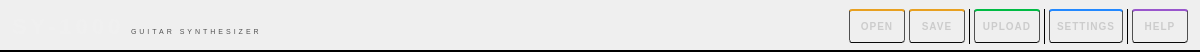
<?xml version="1.0" encoding="UTF-8"?>
<ui version="4.0">
 <class>ConsoleToolBar</class>
 <widget class="QWidget" name="ConsoleToolBar">
  <property name="geometry">
   <rect>
    <x>0</x>
    <y>0</y>
    <width>1200</width>
    <height>52</height>
   </rect>
  </property>
  <property name="sizePolicy">
   <sizepolicy hsizetype="Expanding" vsizetype="Fixed">
    <horstretch>1</horstretch>
    <verstretch>0</verstretch>
   </sizepolicy>
  </property>
  <property name="minimumSize">
   <size>
    <width>400</width>
    <height>52</height>
   </size>
  </property>
  <property name="maximumSize">
   <size>
    <width>16777215</width>
    <height>52</height>
   </size>
  </property>
  <property name="styleSheet">
   <string notr="true">QWidget#ConsoleToolBar {
    background: qlineargradient(x1:0, y1:0, x2:0, y2:1,
        stop:0 #2e2e2e, stop:1 #1a1a1a);
    border-bottom: 2px solid #000000;
}</string>
  </property>
  <layout class="QHBoxLayout" name="mainLayout">
   <property name="spacing">
    <number>4</number>
   </property>
   <property name="leftMargin">
    <number>12</number>
   </property>
   <property name="topMargin">
    <number>0</number>
   </property>
   <property name="rightMargin">
    <number>12</number>
   </property>
   <property name="bottomMargin">
    <number>0</number>
   </property>
   <item>
    <widget class="QLabel" name="modelLabel">
     <property name="sizePolicy">
      <sizepolicy hsizetype="Fixed" vsizetype="Preferred">
       <horstretch>0</horstretch>
       <verstretch>0</verstretch>
      </sizepolicy>
     </property>
     <property name="styleSheet">
      <string notr="true">font-family: 'Avenir Next Condensed', 'Eurostile', Arial;
font-size: 22px; font-weight: 800; color: #f0f0f0;
letter-spacing: 4px; background: transparent; border: none;</string>
     </property>
     <property name="text">
      <string>SY-1000</string>
     </property>
     <property name="textFormat">
      <enum>Qt::TextFormat::MarkdownText</enum>
     </property>
    </widget>
   </item>
   <item>
    <widget class="QLabel" name="subtitleLabel">
     <property name="sizePolicy">
      <sizepolicy hsizetype="Fixed" vsizetype="Preferred">
       <horstretch>0</horstretch>
       <verstretch>0</verstretch>
      </sizepolicy>
     </property>
     <property name="styleSheet">
      <string notr="true">font-family: Arial; font-size: 7px; font-weight: normal;
color: #505050; letter-spacing: 3px; background: transparent; border: none;
padding-top: 10px;</string>
     </property>
     <property name="text">
      <string>GUITAR SYNTHESIZER</string>
     </property>
    </widget>
   </item>
   <item>
    <spacer name="midSpacer">
     <property name="orientation">
      <enum>Qt::Orientation::Horizontal</enum>
     </property>
     <property name="sizeHint" stdset="0">
      <size>
       <width>40</width>
       <height>20</height>
      </size>
     </property>
    </spacer>
   </item>
   <item>
    <widget class="QPushButton" name="btnOpen">
     <property name="minimumSize">
      <size>
       <width>56</width>
       <height>34</height>
      </size>
     </property>
     <property name="maximumSize">
      <size>
       <width>56</width>
       <height>34</height>
      </size>
     </property>
     <property name="cursor">
      <cursorShape>PointingHandCursor</cursorShape>
     </property>
     <property name="toolTip">
      <string>Open patch file  Ctrl+O</string>
     </property>
     <property name="styleSheet">
      <string notr="true">QPushButton {
    background: qlineargradient(x1:0,y1:0,x2:0,y2:1,
        stop:0 #404040, stop:0.45 #2e2e2e, stop:1 #202020);
    border: 1px solid #505050; border-top: 2px solid #e8a020;
    border-bottom: 1px solid #0a0a0a; border-radius: 3px;
    color: #cccccc; font-family: 'Avenir Next Condensed', Arial;
    font-size: 10px; font-weight: 700; letter-spacing: 1px;
}
QPushButton:hover {
    background: qlineargradient(x1:0,y1:0,x2:0,y2:1,
        stop:0 #505050, stop:0.45 #3e3e3e, stop:1 #2c2c2c);
    border-color: #686868; border-top: 2px solid #f0b030; color: #ffffff;
}
QPushButton:pressed {
    background: qlineargradient(x1:0,y1:0,x2:0,y2:1,
        stop:0 #181818, stop:0.6 #202020, stop:1 #2a2a2a);
    border-top: 2px solid #b07010; color: #909090;
}</string>
     </property>
     <property name="text">
      <string>OPEN</string>
     </property>
    </widget>
   </item>
   <item>
    <widget class="QPushButton" name="btnSave">
     <property name="minimumSize">
      <size>
       <width>56</width>
       <height>34</height>
      </size>
     </property>
     <property name="maximumSize">
      <size>
       <width>56</width>
       <height>34</height>
      </size>
     </property>
     <property name="cursor">
      <cursorShape>PointingHandCursor</cursorShape>
     </property>
     <property name="toolTip">
      <string>Save patch  Ctrl+Shift+G</string>
     </property>
     <property name="styleSheet">
      <string notr="true">QPushButton {
    background: qlineargradient(x1:0,y1:0,x2:0,y2:1,
        stop:0 #404040, stop:0.45 #2e2e2e, stop:1 #202020);
    border: 1px solid #505050; border-top: 2px solid #e8a020;
    border-bottom: 1px solid #0a0a0a; border-radius: 3px;
    color: #cccccc; font-family: 'Avenir Next Condensed', Arial;
    font-size: 10px; font-weight: 700; letter-spacing: 1px;
}
QPushButton:hover {
    background: qlineargradient(x1:0,y1:0,x2:0,y2:1,
        stop:0 #505050, stop:0.45 #3e3e3e, stop:1 #2c2c2c);
    border-color: #686868; border-top: 2px solid #f0b030; color: #ffffff;
}
QPushButton:pressed {
    background: qlineargradient(x1:0,y1:0,x2:0,y2:1,
        stop:0 #181818, stop:0.6 #202020, stop:1 #2a2a2a);
    border-top: 2px solid #b07010; color: #909090;
}</string>
     </property>
     <property name="text">
      <string>SAVE</string>
     </property>
    </widget>
   </item>
   <item>
    <widget class="QFrame" name="sep1">
     <property name="minimumSize">
      <size>
       <width>1</width>
       <height>0</height>
      </size>
     </property>
     <property name="maximumSize">
      <size>
       <width>1</width>
       <height>16777215</height>
      </size>
     </property>
     <property name="styleSheet">
      <string notr="true">background: #444444; margin-top: 9px; margin-bottom: 9px;</string>
     </property>
     <property name="frameShape">
      <enum>QFrame::Shape::VLine</enum>
     </property>
     <property name="frameShadow">
      <enum>QFrame::Shadow::Plain</enum>
     </property>
    </widget>
   </item>
   <item>
    <widget class="QPushButton" name="btnUpload">
     <property name="minimumSize">
      <size>
       <width>66</width>
       <height>34</height>
      </size>
     </property>
     <property name="maximumSize">
      <size>
       <width>66</width>
       <height>34</height>
      </size>
     </property>
     <property name="cursor">
      <cursorShape>PointingHandCursor</cursorShape>
     </property>
     <property name="toolTip">
      <string>Send patch to SY-1000</string>
     </property>
     <property name="styleSheet">
      <string notr="true">QPushButton {
    background: qlineargradient(x1:0,y1:0,x2:0,y2:1,
        stop:0 #404040, stop:0.45 #2e2e2e, stop:1 #202020);
    border: 1px solid #505050; border-top: 2px solid #00bb44;
    border-bottom: 1px solid #0a0a0a; border-radius: 3px;
    color: #cccccc; font-family: 'Avenir Next Condensed', Arial;
    font-size: 10px; font-weight: 700; letter-spacing: 1px;
}
QPushButton:hover {
    background: qlineargradient(x1:0,y1:0,x2:0,y2:1,
        stop:0 #505050, stop:0.45 #3e3e3e, stop:1 #2c2c2c);
    border-color: #686868; border-top: 2px solid #00ee55; color: #ffffff;
}
QPushButton:pressed {
    background: qlineargradient(x1:0,y1:0,x2:0,y2:1,
        stop:0 #181818, stop:0.6 #202020, stop:1 #2a2a2a);
    border-top: 2px solid #008833; color: #909090;
}</string>
     </property>
     <property name="text">
      <string>UPLOAD</string>
     </property>
    </widget>
   </item>
   <item>
    <widget class="QFrame" name="sep2">
     <property name="minimumSize">
      <size>
       <width>1</width>
       <height>0</height>
      </size>
     </property>
     <property name="maximumSize">
      <size>
       <width>1</width>
       <height>16777215</height>
      </size>
     </property>
     <property name="styleSheet">
      <string notr="true">background: #444444; margin-top: 9px; margin-bottom: 9px;</string>
     </property>
     <property name="frameShape">
      <enum>QFrame::Shape::VLine</enum>
     </property>
     <property name="frameShadow">
      <enum>QFrame::Shadow::Plain</enum>
     </property>
    </widget>
   </item>
   <item>
    <widget class="QPushButton" name="btnSettings">
     <property name="minimumSize">
      <size>
       <width>74</width>
       <height>34</height>
      </size>
     </property>
     <property name="maximumSize">
      <size>
       <width>74</width>
       <height>34</height>
      </size>
     </property>
     <property name="cursor">
      <cursorShape>PointingHandCursor</cursorShape>
     </property>
     <property name="toolTip">
      <string>Preferences  Ctrl+P</string>
     </property>
     <property name="styleSheet">
      <string notr="true">QPushButton {
    background: qlineargradient(x1:0,y1:0,x2:0,y2:1,
        stop:0 #404040, stop:0.45 #2e2e2e, stop:1 #202020);
    border: 1px solid #505050; border-top: 2px solid #2288ff;
    border-bottom: 1px solid #0a0a0a; border-radius: 3px;
    color: #cccccc; font-family: 'Avenir Next Condensed', Arial;
    font-size: 10px; font-weight: 700; letter-spacing: 1px;
}
QPushButton:hover {
    background: qlineargradient(x1:0,y1:0,x2:0,y2:1,
        stop:0 #505050, stop:0.45 #3e3e3e, stop:1 #2c2c2c);
    border-color: #686868; border-top: 2px solid #44aaff; color: #ffffff;
}
QPushButton:pressed {
    background: qlineargradient(x1:0,y1:0,x2:0,y2:1,
        stop:0 #181818, stop:0.6 #202020, stop:1 #2a2a2a);
    border-top: 2px solid #1155cc; color: #909090;
}</string>
     </property>
     <property name="text">
      <string>SETTINGS</string>
     </property>
    </widget>
   </item>
   <item>
    <widget class="QFrame" name="sep3">
     <property name="minimumSize">
      <size>
       <width>1</width>
       <height>0</height>
      </size>
     </property>
     <property name="maximumSize">
      <size>
       <width>1</width>
       <height>16777215</height>
      </size>
     </property>
     <property name="styleSheet">
      <string notr="true">background: #444444; margin-top: 9px; margin-bottom: 9px;</string>
     </property>
     <property name="frameShape">
      <enum>QFrame::Shape::VLine</enum>
     </property>
     <property name="frameShadow">
      <enum>QFrame::Shadow::Plain</enum>
     </property>
    </widget>
   </item>
   <item>
    <widget class="QPushButton" name="btnHelp">
     <property name="minimumSize">
      <size>
       <width>56</width>
       <height>34</height>
      </size>
     </property>
     <property name="maximumSize">
      <size>
       <width>56</width>
       <height>34</height>
      </size>
     </property>
     <property name="cursor">
      <cursorShape>PointingHandCursor</cursorShape>
     </property>
     <property name="toolTip">
      <string>Help  Ctrl+F1</string>
     </property>
     <property name="styleSheet">
      <string notr="true">QPushButton {
    background: qlineargradient(x1:0,y1:0,x2:0,y2:1,
        stop:0 #404040, stop:0.45 #2e2e2e, stop:1 #202020);
    border: 1px solid #505050; border-top: 2px solid #9955cc;
    border-bottom: 1px solid #0a0a0a; border-radius: 3px;
    color: #cccccc; font-family: 'Avenir Next Condensed', Arial;
    font-size: 10px; font-weight: 700; letter-spacing: 1px;
}
QPushButton:hover {
    background: qlineargradient(x1:0,y1:0,x2:0,y2:1,
        stop:0 #505050, stop:0.45 #3e3e3e, stop:1 #2c2c2c);
    border-color: #686868; border-top: 2px solid #bb77ee; color: #ffffff;
}
QPushButton:pressed {
    background: qlineargradient(x1:0,y1:0,x2:0,y2:1,
        stop:0 #181818, stop:0.6 #202020, stop:1 #2a2a2a);
    border-top: 2px solid #6633aa; color: #909090;
}</string>
     </property>
     <property name="text">
      <string>HELP</string>
     </property>
    </widget>
   </item>
  </layout>
 </widget>
 <resources/>
 <connections/>
</ui>
